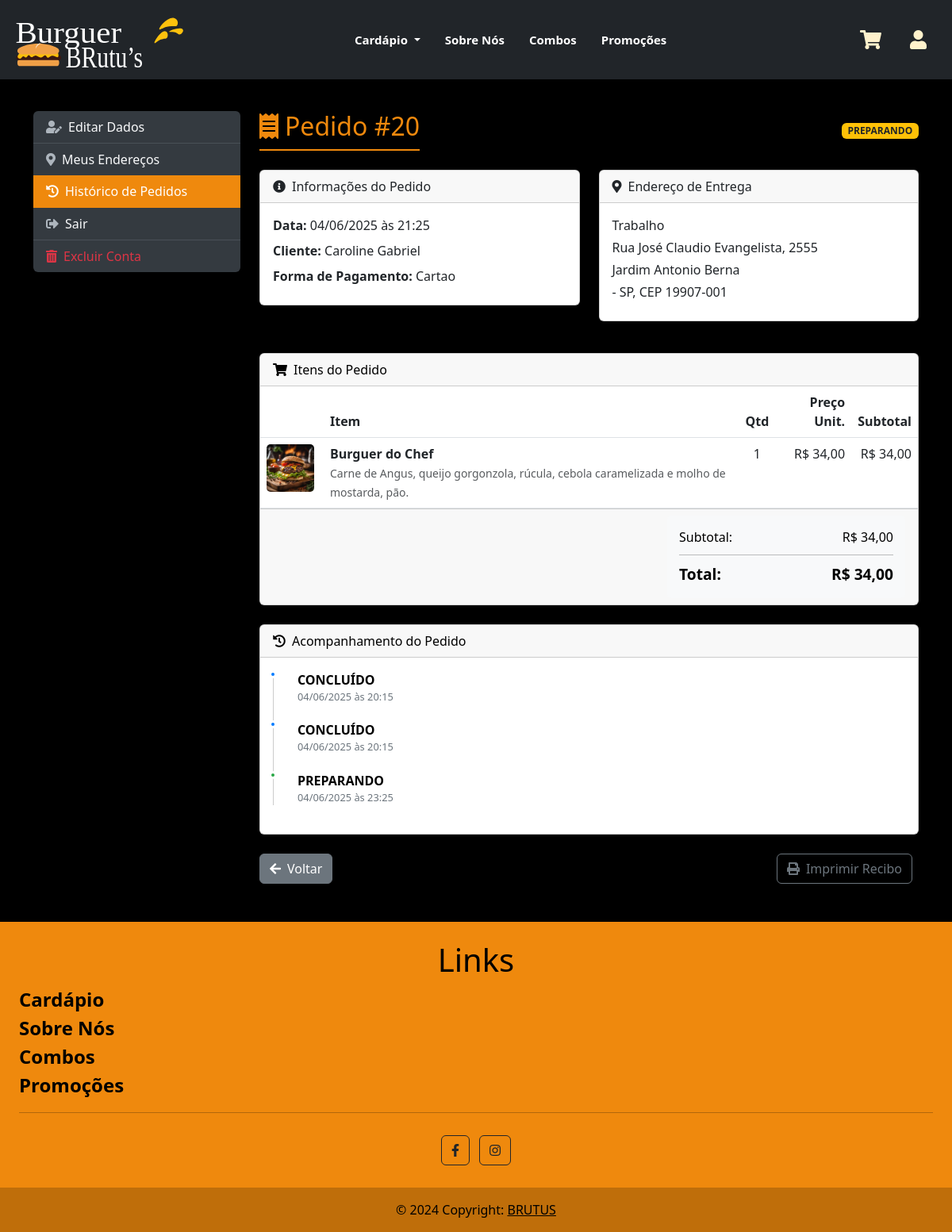
Page /usuario/detalhe_pedido.php?id=20 (signed in) on the committed database.
### tables this page shows
CREATE TABLE `pedidos` (
  `cod_pedido` int(11) NOT NULL,
  `datahora_pedido` timestamp NOT NULL DEFAULT current_timestamp(),
  `total_pedidos` double DEFAULT NULL,
  `fk_Usuario_codigo` int(11) DEFAULT NULL,
  `tipo_pagamento` varchar(20) NOT NULL,
  `quant_itens` int(11) NOT NULL,
  `cod_endereco` int(11) NOT NULL
);

CREATE TABLE `usuario` (
  `codigo` int(11) NOT NULL,
  `nome` varchar(50) DEFAULT NULL,
  `email` varchar(50) DEFAULT NULL,
  `telefone` varchar(14) DEFAULT NULL,
  `senha` varchar(50) DEFAULT NULL,
  `cpf` varchar(14) DEFAULT NULL,
  `fk_tipos_usuario_codigo` int(11) DEFAULT NULL
);

CREATE TABLE `endereco` (
  `cod_endereco` int(11) NOT NULL,
  `cep` varchar(9) DEFAULT NULL,
  `rua` varchar(50) DEFAULT NULL,
  `bairro` varchar(20) DEFAULT NULL,
  `numero` int(6) DEFAULT NULL,
  `complemento` varchar(50) DEFAULT NULL,
  `cidade` varchar(15) DEFAULT NULL,
  `fk_Usuario_codigo` int(11) DEFAULT NULL,
  `identificacao` varchar(50) NOT NULL,
  `principal` tinyint(1) DEFAULT 0
);

CREATE TABLE `itens_pedido` (
  `codigo` int(11) NOT NULL,
  `cod_item` int(11) NOT NULL,
  `codigo_pedido` int(11) NOT NULL,
  `quantidade` int(11) NOT NULL DEFAULT 1
);

CREATE TABLE `itens` (
  `cod_item` int(11) NOT NULL,
  `nome` varchar(50) DEFAULT NULL,
  `descricao` varchar(200) DEFAULT NULL,
  `preco` varchar(10) DEFAULT NULL,
  `imagem` varchar(200) NOT NULL,
  `fk_Categoria_cod_categoria` int(11) DEFAULT NULL,
  `fk_Pedidos_cod_pedido` int(11) DEFAULT NULL
);

CREATE TABLE `hist_status_ped` (
  `cod_hist` int(11) NOT NULL,
  `cod_pedido` int(11) NOT NULL,
  `cod_status` int(11) NOT NULL,
  `data_hora` datetime NOT NULL
);

CREATE TABLE `status_pedidos` (
  `cod_status_pedidos` int(11) NOT NULL,
  `status_pedidos` varchar(20) DEFAULT NULL
);

### usuario/detalhe_pedido.php (the view, shortened to what this page needs)
<?php
$erros = [];
$host = "localhost";
$database = "brutus";
$username = "root";
$password = "";
try {
    $conn = new PDO("mysql:host=$host;dbname=" . $database, $username, $password);
    $conn->setAttribute(PDO::ATTR_ERRMODE, PDO::ERRMODE_EXCEPTION);
    $usuario_id = $_SESSION['id_logado'];
    $pedido_id = intval($_GET['id']);
    $query_pedido = "SELECT p.*,
       (SELECT s.status_pedidos
        FROM hist_status_ped h
        INNER JOIN status_pedidos s ON h.cod_status = s.cod_status_pedidos
        WHERE h.cod_pedido = p.cod_pedido
        ORDER BY h.data_hora DESC
        LIMIT 1) AS status_pedidos,
       u.nome as nome_usuario,
       u.email,
       u.telefone
FROM pedidos p
INNER JOIN usuario u ON p.fk_Usuario_codigo = u.codigo
WHERE p.cod_pedido = :pedido_id AND p.fk_Usuario_codigo = :usuario_id";
    $stmt_pedido = $conn->prepare($query_pedido);
    $stmt_pedido->bindParam(':pedido_id', $pedido_id, PDO::PARAM_INT);
    $stmt_pedido->bindParam(':usuario_id', $usuario_id, PDO::PARAM_INT);
    $stmt_pedido->execute();
    $pedido = $stmt_pedido->fetch(PDO::FETCH_ASSOC);
    $data_pedido = date('d/m/Y', strtotime($pedido['datahora_pedido']));
    $hora_pedido = date('H:i', strtotime($pedido['datahora_pedido']));
    $query_endereco = "SELECT e.*
                      FROM endereco e
                      INNER JOIN pedidos p ON e.cod_endereco = p.cod_endereco
                      WHERE p.cod_pedido = :pedido_id";
    $stmt_endereco = $conn->prepare($query_endereco);
    $stmt_endereco->bindParam(':pedido_id', $pedido_id, PDO::PARAM_INT);
    $stmt_endereco->execute();
    $endereco = null;
    if ($stmt_endereco->rowCount() > 0) {
        $endereco = $stmt_endereco->fetch(PDO::FETCH_ASSOC);
    }
    $query_itens = "SELECT ip.*, i.nome, i.descricao, i.preco, i.imagem, ip.quantidade
                   FROM itens_pedido ip
                   INNER JOIN itens i ON ip.cod_item = i.cod_item
                   WHERE ip.codigo_pedido = :pedido_id
                   ORDER BY i.nome";
    $stmt_itens = $conn->prepare($query_itens);
    $stmt_itens->bindParam(':pedido_id', $pedido_id, PDO::PARAM_INT);
    $stmt_itens->execute();
    $itens = [];
    if ($stmt_itens->rowCount() > 0) {
        $itens = $stmt_itens->fetchAll(PDO::FETCH_ASSOC);
    }
    $query_historico = "SELECT h.*, s.status_pedidos
                       FROM hist_status_ped h
                       INNER JOIN status_pedidos s ON h.cod_status = s.cod_status_pedidos
                       WHERE h.cod_pedido = :pedido_id
                       ORDER BY h.data_hora ASC";
    $stmt_historico = $conn->prepare($query_historico);
    $stmt_historico->bindParam(':pedido_id', $pedido_id, PDO::PARAM_INT);
    $stmt_historico->execute();
    $historico = [];
    if ($stmt_historico->rowCount() > 0) {
        $historico = $stmt_historico->fetchAll(PDO::FETCH_ASSOC);
    }
} catch (PDOException $e) {
    $erros[] = "Erro de conexão: " . $e->getMessage();
}
?>
<!DOCTYPE html>
<html lang="pt-br">
<head>
    <link href="https://cdn.jsdelivr.net/npm/bootstrap@5.3.0-alpha1/dist/css/bootstrap.min.css" rel="stylesheet">
    <link rel="stylesheet" href="https://cdnjs.cloudflare.com/ajax/libs/font-awesome/5.15.3/css/all.min.css">
    <link rel="stylesheet" href="../geral.css">
    <link rel="stylesheet" href="perfil.css">
</head>
<body>
<div class="container my-3">
    <div class="row">
        <div class="col-md-3">
            <div class="list-group profile-menu">
                <a href="perfil.php#editar-dados" class="list-group-item list-group-item-action"><i class="fas fa-user-edit me-2"></i>Editar Dados</a>
                <a href="perfil.php#meus-enderecos" class="list-group-item list-group-item-action"><i class="fas fa-map-marker-alt me-2"></i>Meus Endereços</a>
                <a href="perfil.php#historico-pedidos" class="list-group-item list-group-item-action active"><i class="fas fa-history me-2"></i>Histórico de Pedidos</a>
                <a href="logout.php" class="list-group-item list-group-item-action"><i class="fas fa-sign-out-alt me-2"></i>Sair</a>
                <a href="#" class="list-group-item list-group-item-action text-danger" data-bs-toggle="modal" data-bs-target="#confirmDeleteModal"><i class="fas fa-trash-alt me-2"></i>Excluir Conta</a>
            </div>
        </div>
        <div class="col-md-9">
            <?php if (!empty($erros)): ?>
                <div class="alert alert-danger alert-dismissible fade show">
                    <ul class="mb-0">
                        <?php foreach ($erros as $erro): ?>
                            <li><?php echo $erro; ?></li>
                        <?php endforeach; ?>
                    </ul>
                    <button type="button" class="btn-close" data-bs-dismiss="alert" aria-label="Close"></button>
                </div>
            <?php else: ?>
                <div class="order-details-container">
                    <div class="d-flex justify-content-between align-items-center mb-4">
                        <h2 class="profile-title mb-0">
                            <i class="fas fa-receipt me-2"></i>Pedido #<?php echo $pedido_id; ?>
                        </h2>
                        <span class="badge status-badge <?php
                            switch (strtolower($pedido['status_pedidos'])) {
                                case 'em preparo': case 'preparando': echo 'bg-warning text-dark'; break;
                            }
                        ?>">
                            <?php echo ucfirst($pedido['status_pedidos']); ?>
                        </span>
                    </div>
                    <div class="row mb-4">
                        <div class="col-md-6">
                            <div class="card mb-3">
                                <div class="card-header">
                                    <i class="fas fa-info-circle me-2"></i>Informações do Pedido
                                </div>
                                <div class="card-body">
                                    <p class="mb-2"><strong>Data:</strong> <?php echo $data_pedido; ?> às <?php echo $hora_pedido; ?></p>
                                    <p class="mb-2"><strong>Cliente:</strong> <?php echo htmlspecialchars($pedido['nome_usuario']); ?></p>
                                    <p class="mb-2"><strong>Forma de Pagamento:</strong> <?php echo ucfirst($pedido['tipo_pagamento']); ?></p>
                                </div>
                            </div>
                        </div>
                        <div class="col-md-6">
                            <?php if ($endereco): ?>
                                <div class="card mb-3">
                                    <div class="card-header">
                                        <i class="fas fa-map-marker-alt me-2"></i>Endereço de Entrega
                                    </div>
                                    <div class="card-body">
                                        <p class="mb-1"><?php echo htmlspecialchars($endereco['identificacao'] ?? ''); ?></p>
                                        <p class="mb-1">
                                            <?php echo htmlspecialchars($endereco['rua']) . ', ' . htmlspecialchars($endereco['numero']); ?>
                                        </p>
                                        <p class="mb-1"><?php echo htmlspecialchars($endereco['bairro']); ?></p>
                                        <p class="mb-2">
                                            <?php echo htmlspecialchars($endereco['cidade']) . ' - SP'; ?>,
                                            CEP <?php echo htmlspecialchars($endereco['cep']); ?>
                                        </p>
                                    </div>
                                </div>
                            <?php endif; ?>
                        </div>
                    </div>
                    <div class="card mb-4">
                        <div class="card-header">
                            <i class="fas fa-shopping-cart me-2"></i>Itens do Pedido
                        </div>
                        <div class="card-body p-0">
                            <div class="table-responsive">
                                <table class="table table-hover mb-0">
                                    <thead>
                                        <tr>
                                            <th style="width: 80px"></th>
                                            <th>Item</th>
                                            <th class="text-center">Qtd</th>
                                            <th class="text-end">Preço Unit.</th>
                                            <th class="text-end">Subtotal</th>
                                        </tr>
                                    </thead>
                                    <tbody>
                                        <?php
                                        $subtotal = 0;
                                        foreach ($itens as $item):
                                            $item_subtotal = floatval($item['quantidade']) * floatval($item['preco']);
                                            $subtotal += $item_subtotal;
                                        ?>
                                            <tr>
                                                <td>
                                                    <?php if (!empty($item['imagem'])): ?>
                                                        <img src="../produtos/<?php echo htmlspecialchars($item['imagem']); ?>" class="item-image">
                                                    <?php else: ?>
                                                        <div class="item-image bg-light d-flex align-items-center justify-content-center">
                                                            <i class="fas fa-hamburger text-secondary"></i>
                                                        </div>
                                                    <?php endif; ?>
                                                </td>
                                                <td>
                                                    <strong><?php echo htmlspecialchars($item['nome']); ?></strong>
                                                    <?php if (!empty($item['descricao'])): ?>
                                                        <br><small class="text-muted"><?php echo htmlspecialchars($item['descricao']); ?></small>
                                                    <?php endif; ?>
                                                </td>
                                                <td class="text-center"><?php echo $item['quantidade']; ?></td>
                                                <td class="text-end">R$ <?php echo number_format(floatval($item['preco']), 2, ',', '.'); ?></td>
                                                <td class="text-end">R$ <?php echo number_format($item_subtotal, 2, ',', '.'); ?></td>
                                            </tr>
                                        <?php endforeach; ?>
                                    </tbody>
                                </table>
                            </div>
                        </div>
                        <div class="card-footer">
                            <div class="order-summary ms-auto" style="max-width: 300px;">
                                <div class="d-flex justify-content-between">
                                    <span>Subtotal:</span>
                                    <span>R$ <?php echo number_format($subtotal, 2, ',', '.'); ?></span>
                                </div>
                                <hr>
                                <div class="d-flex justify-content-between order-total">
                                    <span>Total:</span>
                                    <span>R$ <?php echo number_format($pedido['total_pedidos'], 2, ',', '.'); ?></span>
                                </div>
                            </div>
                        </div>
                    </div>
                    <?php if (!empty($historico)): ?>
                    <div class="card mb-4">
                        <div class="card-header">
                            <i class="fas fa-history me-2"></i>Acompanhamento do Pedido
                        </div>
                        <div class="card-body">
                            <ul class="timeline">
                                <?php foreach ($historico as $index => $status):
                                    $status_class = ($index == count($historico) - 1) ? 'active' : '';
                                    $status_date = date('d/m/Y', strtotime($status['data_hora']));
                                    $status_time = date('H:i', strtotime($status['data_hora']));
                                ?>
                                <li class="timeline-item <?php echo $status_class; ?>">
                                    <div>
                                        <strong><?php echo ucfirst($status['status_pedidos']); ?></strong>
                                        <div class="timeline-date"><?php echo $status_date; ?> às <?php echo $status_time; ?></div>
                                    </div>
                                </li>
                                <?php endforeach; ?>
                            </ul>
                        </div>
                    </div>
                    <?php endif; ?>
                    <div class="d-flex justify-content-between">
                        <a href="perfil.php#historico-pedidos" class="btn btn-secondary">
                            <i class="fas fa-arrow-left me-2"></i>Voltar
                        </a>
                        <div>
                            <button class="btn btn-outline-secondary me-2" onclick="window.print()">
                                <i class="fas fa-print me-2"></i>Imprimir Recibo
                            </button>
                        </div>
                    </div>
                </div>
            <?php endif; ?>
        </div>
    </div>
</div>
</body>
</html>

### rows in the picture
pedidos: datahora_pedido "04/06/2025", datahora_pedido "21:25", fk_Usuario_codigo.nome "Caroline Gabriel", tipo_pagamento "Cartao", total_pedidos "34,00"
endereco: identificacao "Trabalho", rua "Rua José Claudio Evangelista", numero "2555", bairro "Jardim Antonio Berna", cep "19907-001"
itens_pedido: cod_item.imagem (picture), cod_item.nome "Burguer do Chef", cod_item.descricao "Carne de Angus, queijo gorgonzola, rúcula, cebola caramelizada e molho de mostarda, pão.", quantidade "1", cod_item.preco "34,00", quantidade.preco "34,00"
hist_status_ped: cod_status.status_pedidos "CONCLUÍDO", data_hora "04/06/2025", data_hora "20:15"
hist_status_ped: cod_status.status_pedidos "CONCLUÍDO", data_hora "04/06/2025", data_hora "20:15"
hist_status_ped: cod_status.status_pedidos "PREPARANDO", data_hora "04/06/2025", data_hora "23:25"

### other values in the picture
$pedido_id "20"
$pedido['status_pedidos'] "PREPARANDO"
$subtotal "34,00"
